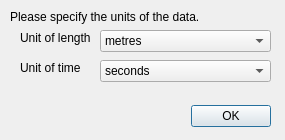
<?xml version="1.0" encoding="UTF-8"?>
<ui version="4.0">
 <class>Dialog</class>
 <widget class="QDialog" name="Dialog">
  <property name="geometry">
   <rect>
    <x>0</x>
    <y>0</y>
    <width>285</width>
    <height>140</height>
   </rect>
  </property>
  <property name="windowTitle">
   <string>Dialog</string>
  </property>
  <property name="modal">
   <bool>true</bool>
  </property>
  <widget class="QDialogButtonBox" name="buttonBox">
   <property name="geometry">
    <rect>
     <x>190</x>
     <y>100</y>
     <width>81</width>
     <height>32</height>
    </rect>
   </property>
   <property name="orientation">
    <enum>Qt::Horizontal</enum>
   </property>
   <property name="standardButtons">
    <set>QDialogButtonBox::Ok</set>
   </property>
  </widget>
  <widget class="QLabel" name="label">
   <property name="geometry">
    <rect>
     <x>10</x>
     <y>10</y>
     <width>241</width>
     <height>21</height>
    </rect>
   </property>
   <property name="text">
    <string>Please specify the units of the data.</string>
   </property>
   <property name="alignment">
    <set>Qt::AlignLeading|Qt::AlignLeft|Qt::AlignTop</set>
   </property>
   <property name="wordWrap">
    <bool>true</bool>
   </property>
  </widget>
  <widget class="QComboBox" name="comboBoxLength">
   <property name="geometry">
    <rect>
     <x>100</x>
     <y>30</y>
     <width>171</width>
     <height>22</height>
    </rect>
   </property>
   <property name="currentText">
    <string>metres</string>
   </property>
   <property name="currentIndex">
    <number>3</number>
   </property>
   <item>
    <property name="text">
     <string>nanometres</string>
    </property>
   </item>
   <item>
    <property name="text">
     <string>micrometres</string>
    </property>
   </item>
   <item>
    <property name="text">
     <string>millimetres</string>
    </property>
   </item>
   <item>
    <property name="text">
     <string>metres</string>
    </property>
   </item>
  </widget>
  <widget class="QComboBox" name="comboBoxTime">
   <property name="geometry">
    <rect>
     <x>100</x>
     <y>60</y>
     <width>171</width>
     <height>22</height>
    </rect>
   </property>
   <property name="currentIndex">
    <number>3</number>
   </property>
   <item>
    <property name="text">
     <string>nanoseconds</string>
    </property>
   </item>
   <item>
    <property name="text">
     <string>microseconds</string>
    </property>
   </item>
   <item>
    <property name="text">
     <string>milliseconds</string>
    </property>
   </item>
   <item>
    <property name="text">
     <string>seconds</string>
    </property>
   </item>
  </widget>
  <widget class="QLabel" name="label_2">
   <property name="geometry">
    <rect>
     <x>20</x>
     <y>30</y>
     <width>81</width>
     <height>16</height>
    </rect>
   </property>
   <property name="text">
    <string>Unit of length</string>
   </property>
  </widget>
  <widget class="QLabel" name="label_3">
   <property name="geometry">
    <rect>
     <x>20</x>
     <y>60</y>
     <width>81</width>
     <height>16</height>
    </rect>
   </property>
   <property name="text">
    <string>Unit of time</string>
   </property>
  </widget>
 </widget>
 <resources/>
 <connections>
  <connection>
   <sender>buttonBox</sender>
   <signal>accepted()</signal>
   <receiver>Dialog</receiver>
   <slot>accept()</slot>
   <hints>
    <hint type="sourcelabel">
     <x>248</x>
     <y>254</y>
    </hint>
    <hint type="destinationlabel">
     <x>157</x>
     <y>274</y>
    </hint>
   </hints>
  </connection>
  <connection>
   <sender>buttonBox</sender>
   <signal>rejected()</signal>
   <receiver>Dialog</receiver>
   <slot>reject()</slot>
   <hints>
    <hint type="sourcelabel">
     <x>316</x>
     <y>260</y>
    </hint>
    <hint type="destinationlabel">
     <x>286</x>
     <y>274</y>
    </hint>
   </hints>
  </connection>
 </connections>
</ui>
